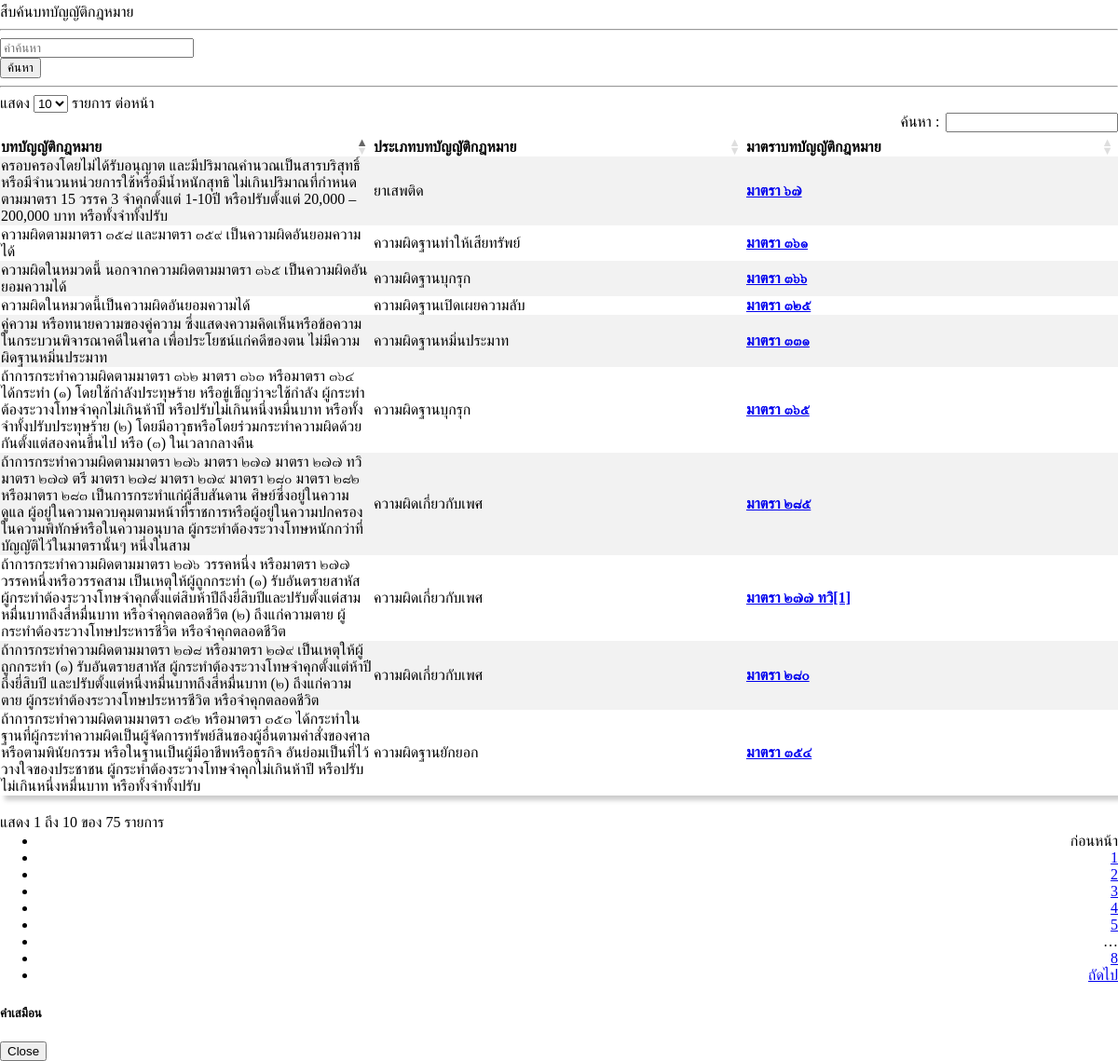
/law-report.php, run on an earlier commit of the app's database.
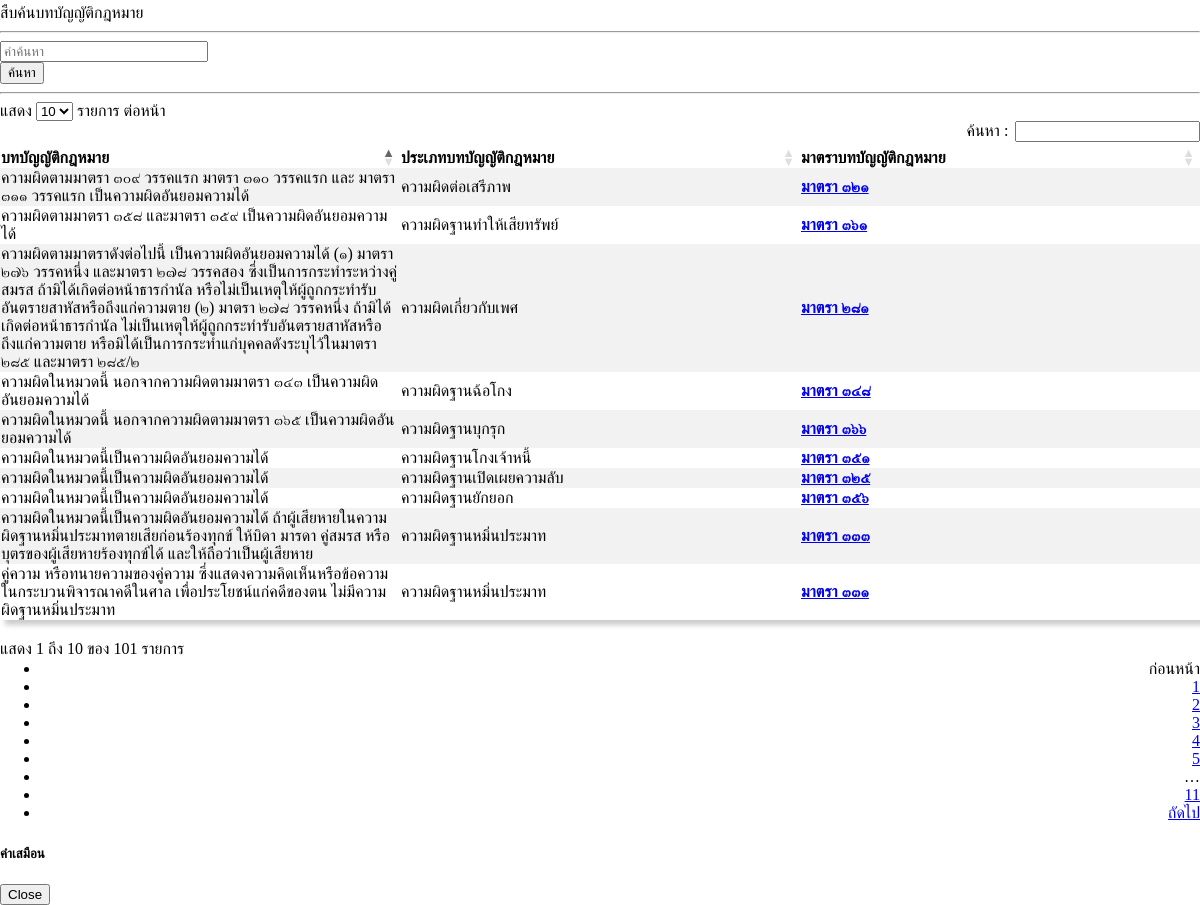
And on a later commit of the database.
### tables this page shows
CREATE TABLE `tbl_law` (
  `law_id` int(11) NOT NULL,
  `law` varchar(50) DEFAULT NULL,
  `details` text DEFAULT NULL,
  `keyword` text DEFAULT NULL,
  `group` varchar(255) DEFAULT NULL,
  `synonyms` text DEFAULT NULL
);

### autoload/module.inc.php (called while the page is built, shortened)
<?php
    function myAutoload($classname){
        $path = 'include/';
        $ext = '.inc.php';
        $fullpath = $path.$classname.$ext;
    }

### include/Database/DatabaseConnect.inc.php (called while the page is built, shortened)
<?php
trait DatabaseConnect{
    protected $params = array(
        "HOST" => "localhost",
        "USER" => "root",
        "PASS" => "root",
        "DBNAME" => "db_law",
    );
    public function Connect(){
        $conn = new mysqli(
            $this->params['HOST'],
            $this->params['USER'],
            $this->params['PASS'],
            $this->params['DBNAME']
        );
        $conn->set_charset("utf8");
        return $conn;
    }
}

### include/Law.inc.php (called while the page is built, shortened)
<?php
require_once 'Database/DatabaseConnect.inc.php';
class Law{
    function lawReport($search){
        $sql = "
            SELECT
                *,
                CONCAT(details,' ',keyword, ' ','synonyms') as search
            FROM
                tbl_law
            WHERE
                CONCAT(details,' ',keyword, ' ','synonyms') LIKE '%{$search}%'
            ORDER BY
                `group` ASC
        ";
        $query = $this->Connect()->query($sql);
        if ($query->num_rows > 0){
            return $query;
        }
    }
}

### law-report.php (the view, shortened to what this page needs)
<!DOCTYPE html>
<html lang="en">
<head>
    <link rel="stylesheet" href="https://cdn.datatables.net/1.12.1/css/dataTables.bootstrap5.min.css">
    <link rel="stylesheet" href="https://cdn.datatables.net/buttons/2.2.3/css/buttons.bootstrap5.min.css">
</head>
<?php
    require 'autoload/module.inc.php';
    $obj = new Law;
    $result = $obj->lawReport($_GET['search']);
?>
<body onload="myFunction()" style="margin:0;">
    <div class="container" align="left">
        <i class="	fa fa-home" style="font-size:20px"></i> สืบค้นบทบัญญัติกฎหมาย
        <hr />
    </div>
    <div class="container mt-3 mb-3 animate-bottom" style="overflow-x: hidden;display:none;" id="myDiv">
        <form action="" method="get" id="formreport">
            <div class="row">
                <div class="col-auto">
                    <input type="text" name="search" class="form-control" placeholder="คำค้นหา" style="width: 200px;">
                </div>
                <div class="col-auto">
                    <button type="submit" name="btnsearch" class="btn btn-success"><i class="fa fa-mouse-pointer"></i>
                        ค้นหา</button>
                </div>
            </div>
        </form>
        <hr>
        <table class="table table-bordered table-striped table-sm" id="myTable" width="100%">
            <thead class="table-dark">
                <tr>
                    <th scope="col">บทบัญญัติกฎหมาย</th>
                    <th scope="col">ประเภทบทบัญญัติกฎหมาย</th>
                    <th scope="col">มาตราบทบัญญัติกฎหมาย</th>
                </tr>
            </thead>
            <tbody>
                <?php foreach($result as $row){ ?>
                <tr>
                    <td><?=$row['details']?></td>
                    <td><?=$row['group']?></td>
                    <td>
                    <a href="#myModal" data-bs-toggle="modal" data-bs-target="#myModal"
                            id="<?=$row['law_id']; ?>"
                            data-id="<?=$row['law_id']; ?>"
                            data-law="<?=$row['law'];?>"
                            class="btnlaw"><strong><?= $row['law'];?></strong>
                        </a>
                    </td>
                </tr>
                <?php } ?>
            </tbody>
        </table>
    </div>
    <div class="modal fade" id="myModal" tabindex="-1" aria-labelledby="exampleModalLabel" aria-hidden="true">
        <div class="modal-dialog">
            <div class="modal-content">
                <div class="modal-header">
                    <h5 class="modal-title" id="Mymodallabel">คำเสมือน</h5>
                </div>
                <div class="modal-footer">
                    <button type="button" class="btn btn-secondary" data-bs-dismiss="modal">Close</button>
                </div>
            </div>
        </div>
    </div>
</body>
</html>

### law-report.php (style rules this page uses)
table { box-shadow: 5px 5px 5px #CCC; }
.animate-bottom { position: relative; -webkit-animation-name: animatebottom; -webkit-animation-duration: 1s; animation-name: animatebottom; animation-duration: 1s }
#myDiv { display: none; }

What changed in the data, as far as the page shows it:
no longer on this page (row edited): tbl_law: details "ถ้าการกระทำความผิดตามมาตรา ๒๗๖ วรรคหนึ่ง หรือมาตรา ๒๗๗ วรรคหนึ่งหรือวรรคสาม เป็นเหตุให้ผู้ถูกกระทำ (๑) รับอันตรายสาหัส ผู้กระทำต้องระวางโทษจำคุกตั้งแต่สิบห้าปีถึงยี่สิบปีและปรับตั้งแต่สามหมื่นบาทถึงสี่หมื่นบาท หรือจำคุกตลอดชีวิต (๒) ถึงแก่ความตาย ผู้กระทำต้องระวางโทษประหารชีวิต หรือจำคุกตลอดชีวิต", group "ความผิดเกี่ยวกับเพศ", law "มาตรา ๒๗๗ ทวิ[1]"
no longer on this page (row edited): tbl_law: details "ถ้าการกระทำความผิดตามมาตรา ๒๗๘ หรือมาตรา ๒๗๙ เป็นเหตุให้ผู้ถูกกระทำ (๑) รับอันตรายสาหัส ผู้กระทำต้องระวางโทษจำคุกตั้งแต่ห้าปีถึงยี่สิบปี และปรับตั้งแต่หนึ่งหมื่นบาทถึงสี่หมื่นบาท (๒) ถึงแก่ความตาย ผู้กระทำต้องระวางโทษประหารชีวิต หรือจำคุกตลอดชีวิต", group "ความผิดเกี่ยวกับเพศ", law "มาตรา ๒๘๐"
no longer on this page (row edited): tbl_law: details "ถ้าการกระทำความผิดตามมาตรา ๒๗๖ มาตรา ๒๗๗ มาตรา ๒๗๗ ทวิ มาตรา ๒๗๗ ตรี มาตรา ๒๗๘ มาตรา ๒๗๙ มาตรา ๒๘๐ มาตรา ๒๘๒ หรือมาตรา ๒๘๓ เป็นการกระทำแก่ผู้สืบสันดาน ศิษย์ซึ่งอยู่ในความดูแล ผู้อยู่ในความควบคุมตามหน้าที่ราชการหรือผู้อยู่ในความปกครอง ในความพิทักษ์หรือในความอนุบาล ผู้กระทำต้องระวางโทษหนักกว่าที่บัญญัติไว้ในมาตรานั้นๆ หนึ่งในสาม", group "ความผิดเกี่ยวกับเพศ", law "มาตรา ๒๘๕"
no longer on this page (row edited): tbl_law: details "ถ้าการกระทำความผิดตามมาตรา ๓๖๒ มาตรา ๓๖๓ หรือมาตรา ๓๖๔ ได้กระทำ (๑) โดยใช้กำลังประทุษร้าย หรือขู่เข็ญว่าจะใช้กำลัง ผู้กระทำต้องระวางโทษจำคุกไม่เกินห้าปี หรือปรับไม่เกินหนึ่งหมื่นบาท หรือทั้งจำทั้งปรับประทุษร้าย (๒) โดยมีอาวุธหรือโดยร่วมกระทำความผิดด้วยกันตั้งแต่สองคนขึ้นไป หรือ (๓) ในเวลากลางคืน", group "ความผิดฐานบุกรุก", law "มาตรา ๓๖๕"
no longer on this page (row edited): tbl_law: details "ถ้าการกระทำความผิดตามมาตรา ๓๕๒ หรือมาตรา ๓๕๓ ได้กระทำในฐานที่ผู้กระทำความผิดเป็นผู้จัดการทรัพย์สินของผู้อื่นตามคำสั่งของศาล หรือตามพินัยกรรม หรือในฐานเป็นผู้มีอาชีพหรือธุรกิจ อันย่อมเป็นที่ไว้วางใจของประชาชน ผู้กระทำต้องระวางโทษจำคุกไม่เกินห้าปี หรือปรับไม่เกินหนึ่งหมื่นบาท หรือทั้งจำทั้งปรับ", group "ความผิดฐานยักยอก", law "มาตรา ๓๕๔"
changed tbl_law: details "ครอบครองโดยไม่ได้รับอนุญาต และมีปริมาณคำนวณเป็นสารบริสุทธิ์ หรือมีจำนวนหน่วยการใช้หรือมีน้ำหนักสุทธิ ไม่เกินปริมาณที่กำหนด ตามมาตรา 15 วรรค 3 จำคุกตั้งแต่ 1-10ปี หรือปรับตั้งแต่ 20,000 –200,000 บาท หรือทั้งจำทั้งปรับ" → "ความผิดตามมาตราดังต่อไปนี้ เป็นความผิดอันยอมความได้ (๑) มาตรา ๒๗๖ วรรคหนึ่ง และมาตรา ๒๗๘ วรรคสอง ซึ่งเป็นการกระทำระหว่างคู่สมรส ถ้ามิได้เกิดต่อหน้าธารกำนัล หรือไม่เป็นเหตุให้ผู้ถูกกระทำรับอันตรายสาหัสหรือถึงแก่ความตาย (๒) มาตรา ๒๗๘ วรรคหนึ่ง ถ้ามิได้เกิดต่อหน้าธารกำนัล ไม่เป็นเหตุให้ผู้ถูกกระทำรับอันตรายสาหัสหรือถึงแก่ความตาย หรือมิได้เป็นการกระทำแก่บุคคลดังระบุไว้ในมาตรา ๒๘๕ และมาตรา ๒๘๕/๒"; group "ยาเสพติด" → "ความผิดเกี่ยวกับเพศ"; law "มาตรา ๖๗" → "มาตรา ๒๘๑"; moves up the list
added tbl_law: details "ความผิดในหมวดนี้เป็นความผิดอันยอมความได้", group "ความผิดฐานโกงเจ้าหนี้", law "มาตรา ๓๕๑"
added tbl_law: details "ความผิดในหมวดนี้ นอกจากความผิดตามมาตรา ๓๔๓ เป็นความผิด อันยอมความได้", group "ความผิดฐานฉ้อโกง", law "มาตรา ๓๔๘"
now on this page (row edited): tbl_law: details "ความผิดในหมวดนี้เป็นความผิดอันยอมความได้", group "ความผิดฐานยักยอก", law "มาตรา ๓๕๖"
added tbl_law: details "ความผิดในหมวดนี้เป็นความผิดอันยอมความได้ ถ้าผู้เสียหายในความผิดฐานหมิ่นประมาทตายเสียก่อนร้องทุกข์ ให้บิดา มารดา คู่สมรส หรือบุตรของผู้เสียหายร้องทุกข์ได้ และให้ถือว่าเป็นผู้เสียหาย", group "ความผิดฐานหมิ่นประมาท", law "มาตรา ๓๓๓"
added tbl_law: details "ความผิดตามมาตรา ๓๐๙ วรรคแรก มาตรา ๓๑๐ วรรคแรก และ มาตรา ๓๑๑ วรรคแรก เป็นความผิดอันยอมความได้", group "ความผิดต่อเสรีภาพ", law "มาตรา ๓๒๑"
Also different on the page:
text written by a page script: "แสดง รายการ ต่อหน้า ค้นหา : แสดง 1 ถึง 10 ของ 75 รายการ ก่อนหน้า 1 2 3 4 5 … 8 ถัดไป" → "แสดง รายการ ต่อหน้า ค้นหา : แสดง 1 ถึง 10 ของ 101 รายการ ก่อนหน้า 1 2 3 4 5 … 11 ถัดไป"
